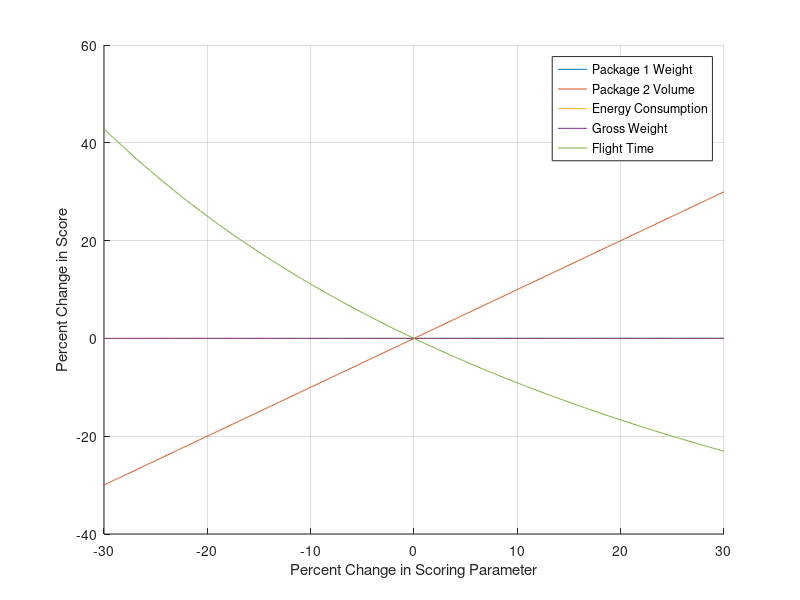

This figure's MATLAB source:
clear all; close all; clc;

%% Parameter Definitions (Scoring Function)

rWp = 2.25*10^(-1); %Revenue per unit payload weight
rVp = 3.00*10^2; %Revenue per unit payload volume
c_e = 8.33*10^(-8); %Cost per unit energy
c_c = 5.00*10^(-1); %Cost (COC) per flight
cWg = 6.74*10^1; %Cost per unit gross weight
c_f = 5.56*10^(-5); %Cost (FOC) per unit flight-time
t_l = 3.60*10^6; %Total flight time in aircraft life

%% Scoring Parameter Initialization
Wp = 10; %Package 1 weight
Vp = 10; %Package 2 volume
Ef = 10; %Energy consumption
Wg = 10; %Gross weight
Tf = 10; %Flight time

%% Sensitivity Initialization
vary = -0.3:0.001:0.3;
J_base = ((rWp*Wp + rVp*Vp - c_e*Ef - c_c)/(Tf))-((cWg*Wg)/(t_l))-c_f;

%% Package 1 weight

for i = 1:length(vary)
    Wp_dummy = Wp + vary(i)*Wp; %percent change in Wp
    Sens_Wp(i) = ((rWp*Wp_dummy + rVp*Vp - c_e*Ef - c_c)/(Tf))-((cWg*Wg)/(t_l))-c_f;
    Sens_Wp_norm(i) = Sens_Wp(i)/J_base - 1;
end

%% Package 2 volume
for i = 1:length(vary)
    Vp_dummy = Vp + vary(i)*Vp; %percent change in Wp
    Sens_Vp(i) = ((rWp*Wp + rVp*Vp_dummy - c_e*Ef - c_c)/(Tf))-((cWg*Wg)/(t_l))-c_f;
    Sens_Vp_norm(i) = Sens_Vp(i)/J_base - 1;
end

%% Energy Consumption
for i = 1:length(vary)
    Ef_dummy = Ef + vary(i)*Ef; %percent change in Wp
    Sens_Ef(i) = ((rWp*Wp + rVp*Vp - c_e*Ef_dummy - c_c)/(Tf))-((cWg*Wg)/(t_l))-c_f;
    Sens_Ef_norm(i) = Sens_Ef(i)/J_base - 1;
end

%% Gross Weight
for i = 1:length(vary)
    Wg_dummy = Wg + vary(i)*Wg; %percent change in Wp
    Sens_Wg(i) = ((rWp*Wp + rVp*Vp - c_e*Ef - c_c)/(Tf))-((cWg*Wg_dummy)/(t_l))-c_f;
    Sens_Wg_norm(i) = Sens_Wg(i)/J_base - 1;
end

%% Flight Time
for i = 1:length(vary)
    Tf_dummy = Tf + vary(i)*Tf; %percent change in Wp
    Sens_Tf(i) = ((rWp*Wp + rVp*Vp - c_e*Ef - c_c)/(Tf_dummy))-((cWg*Wg)/(t_l))-c_f;
    Sens_Tf_norm(i) = Sens_Tf(i)/J_base - 1;
end

%% Plotting
figure()
hold on
plot(100*vary,100*Sens_Wp_norm)
plot(100*vary,100*Sens_Vp_norm)
plot(100*vary,100*Sens_Ef_norm)
plot(100*vary,100*Sens_Wg_norm)
plot(100*vary,100*Sens_Tf_norm)
legend('Package 1 Weight','Package 2 Volume','Energy Consumption','Gross Weight','Flight Time','Location','best')
xlabel('Percent Change in Scoring Parameter')
ylabel('Percent Change in Score')
grid on

